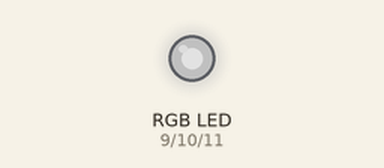
Simulated run of this sketch. Board: Arduino Uno, built with avr-gcc and run on an emulated ATmega328P. Shown: an RGB LED mixed from three pins (HIGH = lit). Dim RGB values are drawn brighter than linear.

Above: at 0.2 s.
At 8.6 s:
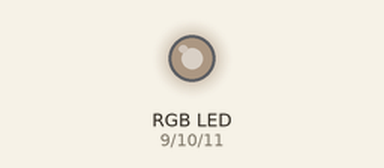
At 17.52 s:
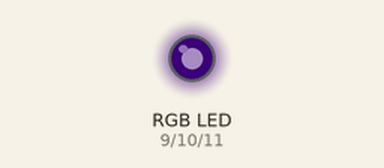
Timing chart, 0 to 40.0 s (numbered marks = the images above):
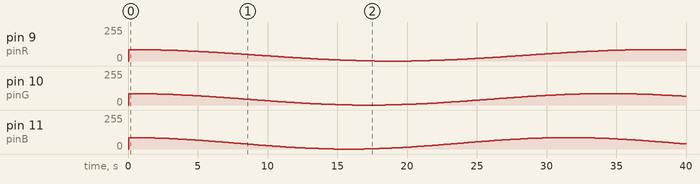

The sketch:

outofphaseLED.ino
```cpp
// (licence header left out)
int pinR = 9;    // LED connected to digital pins 9 thru 11 (red, green, blue)
int pinG = 10;
int pinB = 11;

// The main values are floating point numbers range +/- 1.0
float valRx = 1, valRy = 0;
float valGx = 1, valGy = 0;
float valBx = 1, valBy = 0;

float dR = 0.01;
float dG = 0.011;
float dB = 0.012;

// integer values that are output to the PWM pins
int vR;
int vG;
int vB;
int brightness = 43; // max 63

void setup()  {
  // Serial monitor is just to see the values, for debugging!
  Serial.begin(19200);
  pinMode(pinR,OUTPUT);
  pinMode(pinG,OUTPUT);
  pinMode(pinB,OUTPUT);
}

void loop()  {
  delay(60);

  valRx = valRx + (dR * valRy);  valRy = valRy - (dR * valRx);
  valGx = valGx + (dG * valGy);  valGy = valGy - (dG * valGx);
  valBx = valBx + (dB * valBy);  valBy = valBy - (dB * valBx);

  vR = brightness * (1+valRx);
  vG = brightness * (1+valGx);
  vB = brightness * (1+valBx);

/*
  Serial.print( vR );
  Serial.print( ", " );
  Serial.print( vG );
  Serial.print( ", " );
  Serial.println( vB );
*/
  analogWrite(pinR, vR);
  analogWrite(pinG, vG);
  analogWrite(pinB, vB);
}
```
